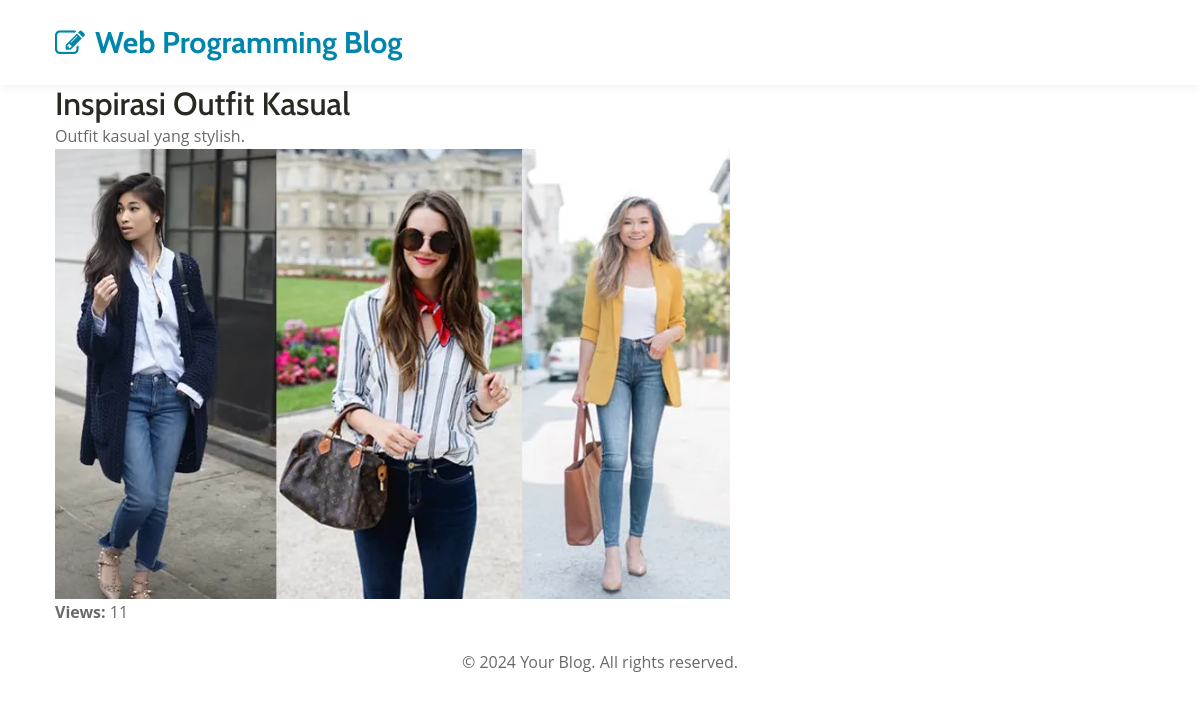
/artikel.php?id=20, run on the app's committed database.
### tables this page shows
CREATE TABLE `posts` (
  `id` int(11) NOT NULL,
  `judul` varchar(255) NOT NULL,
  `isi` text NOT NULL,
  `kategori` enum('Technology','Lifestyle') NOT NULL,
  `author` varchar(100) NOT NULL,
  `tanggal_publikasi` date NOT NULL,
  `images` varchar(255) NOT NULL,
  `view` int(11) NOT NULL DEFAULT 0
);

### artikel.php (the view, shortened to what this page needs)
<?php
require_once 'functions.php';
if (isset($_GET['id'])) {
    $postId = (int)$_GET['id'];
    $sql = "SELECT * FROM posts WHERE id = ?";
    $stmt = $conn->prepare($sql);
    $stmt->bind_param("i", $postId);
    $stmt->execute();
    $result = $stmt->get_result();
    $post = $result->fetch_assoc();
} else {
    echo "<p>No post selected.</p>";
    exit;
}
?>
<!doctype html>
<html lang="en">
<head>
    <link rel="stylesheet" href="assets/css/style-starter.css">
</head>
<body>
    <header class="w3l-header">
        <nav class="navbar navbar-expand-lg navbar-light fill px-lg-0 py-0 px-3">
            <div class="container">
                <a class="navbar-brand" href="index.php">
                    <span class="fa fa-pencil-square-o"></span> Web Programming Blog</a>
            </div>
        </nav>
    </header>
    <div class="container">
        <h2><?php echo htmlspecialchars($post['judul']); ?></h2>
        <p><?php echo nl2br(htmlspecialchars($post['isi'])); ?></p>
        <?php if ($post['images']): ?>
            <img src="uploads/<?php echo htmlspecialchars($post['images']); ?>" alt="Image" style="max-width:100%; height:auto;">
        <?php endif; ?>
        <p><strong>Views:</strong> <?php echo htmlspecialchars($post['view']); ?></p>
    </div>
    <footer>
        <div class="container py-4">
            <p class="text-center">© 2024 Your Blog. All rights reserved.</p>
        </div>
    </footer>
</body>
</html>

### data on the page
posts: judul "Inspirasi Outfit Kasual", isi "Outfit kasual yang stylish.", images (picture), view "11"
